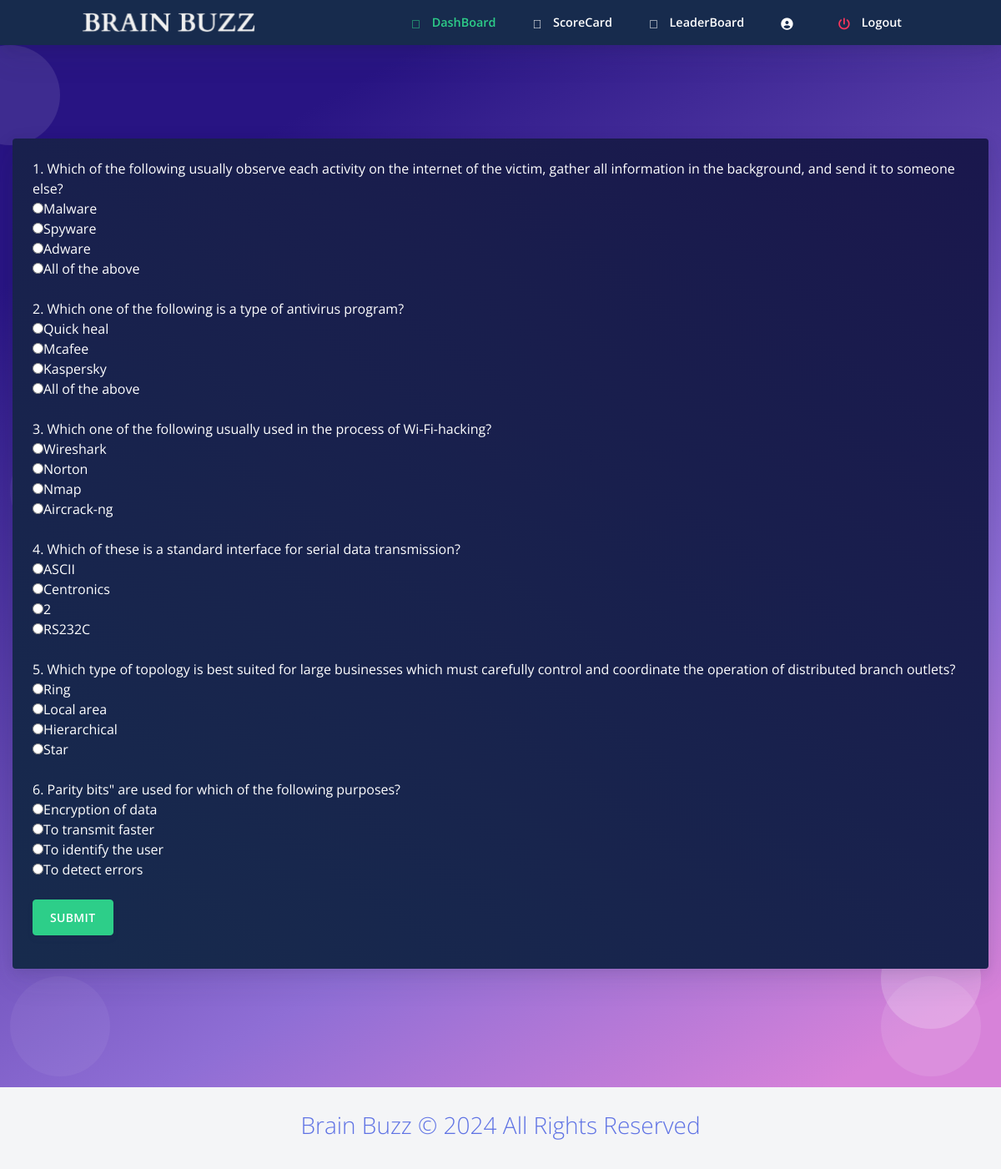
The app's page /takeq.php?qid=29 with its own data.
### tables this page shows
CREATE TABLE `questions` (
  `qs` varchar(200) NOT NULL,
  `op1` varchar(30) NOT NULL,
  `op2` varchar(30) NOT NULL,
  `op3` varchar(30) NOT NULL,
  `answer` varchar(30) NOT NULL,
  `quizid` int(11) NOT NULL,
  `question_id` int(20) NOT NULL
);

### takeq.php (the view, shortened to what this page needs)
<html>
<?php require ("header.php");?>
<?php
require_once 'sql.php';
                $conn = mysqli_connect($host, $user, $ps, $project);if (!$conn) {
    echo "<script>alert(\"Database error retry after some time !\")</script>";
}
?>
  <body class="bg-white" id="top">
    <nav
      id="navbar-main"
      class="
        navbar navbar-main navbar-expand-lg
        bg-default
        navbar-light
        position-sticky
        top-0
        shadow
        py-0
      "
    >
      <div class="container">
        <ul class="navbar-nav navbar-nav-hover align-items-lg-center">
          <li class="nav-item dropdown">
            <a href="index.php" class="navbar-brand mr-lg-5 text-white">
                               <img src="assets/img/navbar.png" />
            </a>
          </li>
        </ul>
        <div class="navbar-collapse collapse bg-default" id="navbar_global">
          <ul class="navbar-nav align-items-lg-center ml-auto">
				 <li class="nav-item">
              <a href="homestud.php" class="nav-link">
                <span class="text-success nav-link-inner--text font-weight-bold"
                  ><i class="text-success fad fa-home"></i> DashBoard</span
                >
              </a>
            </li>
			 <li class="nav-item">
              <a href="studscorecard.php" class="nav-link">
                <span class="text-white nav-link-inner--text font-weight-bold"
                  ><i class="text-white fad fa-poll"></i> ScoreCard</span
                >
              </a>
            </li>
			 <li class="nav-item">
              <a href="studleaderboard.php" class="nav-link">
                <span class="text-white nav-link-inner--text font-weight-bold"
                  ><i class="text-white fad fa-award"></i> LeaderBoard</span
                >
              </a>
            </li>
			 <li class="nav-item">
              <a href="studprofile.php" class="nav-link">
                <span class="text-white nav-link-inner--text font-weight-bold"
                  ><i class="text-white fas fa-user-circle"></i> <?php echo $dbname ?></span
                >
              </a>
            </li>
		   <li class="nav-item">
              <a href="logout.php" class="nav-link">
                <span class="text-white nav-link-inner--text font-weight-bold"
                  ><i class="text-danger fas fa-power-off"></i> Logout</span
                >
              </a>
            </li>
          </ul>
        </div>
      </div>
    </nav>
  <section class="section section-shaped section-lg">
    <div class="shape shape-style-1 shape-primary">
      <span></span>
      <span></span>
      <span></span>
      <span></span>
      <span></span>
      <span></span>
      <span></span>
      <span></span>
      <span></span>
      <span></span>
    </div>
<div class="container-fluid">
<div class="row">
            <div class="col-sm-12 mb-3">
              <div class="card card-body bg-gradient-default text-white mt-3">
<?php
        if(isset($_GET["qid"])){
        $qid=$_GET["qid"];
            $sql ="select * from questions where quizid='{$qid}'";
            $res=mysqli_query($conn,$sql);
            if($res)
            {
                if(mysqli_num_rows($res)==0)
                {
                    echo "No questions found under this quiz please come later";
                }else{
                $i=1;
                $j=0;
                echo "<form method=\"POST\" class=\" form-group\">";
                while ($row = mysqli_fetch_assoc($res)) {
                    echo $i.". ".$row["qs"]."<br>";
                    echo "<input class=\" \" type=\"radio\" value=\"".$j."\" name=\"ans".$i.$j."\">".$row["op1"]."<br>";
                    echo "<input type=\"radio\" value=\"".($j+1)."\" name=\"ans".$i.$j."\">".$row["op2"]."<br>";
                    echo "<input type=\"radio\" value=\"".($j+2)."\"name=\"ans".$i.$j."\">".$row["op3"]."<br>";
                    echo "<input type=\"radio\"value=\"".($j+3)."\" name=\"ans".$i.$j."\">".$row["answer"]."<br><br>";
                    $i++;
                }
                echo "<input id=\"btn\" type=\"submit\" name=\"submit\" value=\"submit\"  class=\" btn btn-success \">";
                echo "</form>";
            }
            }
            else
            {
                echo "error".mysqli_error($conn).".";
            }
     } ?>
                  </div>
                </div>
              </div>
 </div>
 </section>
    <?php require("footer.php");?>
</body>
</html>

### records on screen
questions: qs "Which of the following usually observe each activity on the internet of the victim, gather all information in the background, and send it to someone else?", op1 "Malware", op2 "Spyware", op3 "Adware", answer "All of the above"
questions: qs "Which one of the following is a type of antivirus program?", op1 "Quick heal", op2 "Mcafee", op3 "Kaspersky", answer "All of the above"
questions: qs "Which one of the following usually used in the process of Wi-Fi-hacking?", op1 "Wireshark", op2 "Norton", op3 "Nmap", answer "Aircrack-ng"
questions: qs "Which of these is a standard interface for serial data transmission?", op1 "ASCII", op2 "Centronics", op3 "2", answer "RS232C"
questions: qs "Which type of topology is best suited for large businesses which must carefully control and coordinate the operation of distributed branch outlets?", op1 "Ring", op2 "Local area", op3 "Hierarchical", answer "Star"
questions: qs "Parity bits\" are used for which of the following purposes?", op1 "Encryption of data", op2 "To transmit faster", op3 "To identify the user", answer "To detect errors"
